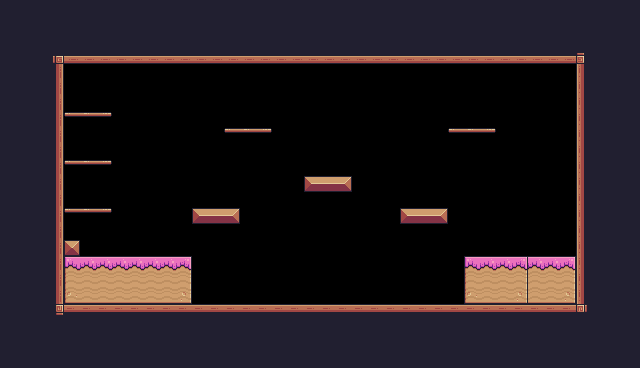

Below is a game level as drawn by its tile map, then a one-line description and the .tmx file that defines it, in full:
An orthogonal 40x23 tile map with 16x16 px tiles, 1 tile layer (Background) and 17 objects (8x Platform, Player).

<map version="1.10" tiledversion="1.11.0" orientation="orthogonal" renderorder="right-down" width="40" height="23" tilewidth="16" tileheight="16" infinite="0" nextlayerid="4" nextobjectid="24">
 <tileset firstgid="1" source="Pixel Adventure.tsx" />
 <layer id="1" name="Background" width="40" height="23">
  <data encoding="csv">
24,24,24,24,24,24,24,24,24,24,24,24,24,24,24,24,24,24,24,24,24,24,24,24,24,24,24,24,24,24,24,24,24,24,24,24,24,24,24,24,
24,24,24,24,24,24,24,24,24,24,24,24,24,24,24,24,24,24,24,24,24,24,24,24,24,24,24,24,24,24,24,24,24,24,24,24,24,24,24,24,
24,112,24,24,24,24,24,24,24,24,24,24,24,24,24,24,24,24,24,24,24,24,24,24,24,24,24,24,24,24,24,24,24,24,24,24,24,24,24,24,
24,112,112,92,134,134,134,134,134,134,134,134,134,134,134,134,134,134,134,134,134,134,134,134,134,134,134,134,134,134,134,134,134,134,134,134,93,24,24,24,
24,112,112,113,0,0,0,0,0,0,0,0,0,0,0,0,0,0,0,0,0,0,0,0,0,0,0,0,0,0,0,0,0,0,0,0,111,112,24,24,
24,112,112,113,0,0,0,0,0,0,0,0,0,0,0,0,0,0,0,0,0,0,0,0,0,0,0,0,0,0,0,0,0,0,0,0,111,112,24,24,
24,112,112,113,0,0,0,0,0,0,0,0,0,0,0,0,0,0,0,0,0,0,0,0,0,0,0,0,0,0,0,0,0,0,0,0,111,112,112,24,
24,112,112,113,40,41,42,0,0,0,0,0,0,0,0,0,0,0,0,0,0,0,0,0,0,0,0,0,0,0,0,0,0,0,0,0,111,112,112,24,
24,112,112,113,0,0,0,0,0,0,0,0,0,0,40,41,42,0,0,0,0,0,0,0,0,0,0,0,40,41,42,0,0,0,0,0,111,112,112,24,
24,112,112,113,0,0,0,0,0,0,0,0,0,0,0,0,0,0,0,0,0,0,0,0,0,0,0,0,0,0,0,0,0,0,0,0,111,112,112,24,
24,112,24,113,40,41,42,0,0,0,0,0,0,0,0,0,0,0,0,0,0,0,0,0,0,0,0,0,0,0,0,0,0,0,0,0,111,112,112,24,
24,112,24,113,0,0,0,0,0,0,0,0,0,0,0,0,0,0,0,13,14,15,0,0,0,0,0,0,0,0,0,0,0,0,0,0,111,112,24,24,
24,24,112,113,0,0,0,0,0,0,0,0,0,0,0,0,0,0,0,0,0,0,0,0,0,0,0,0,0,0,0,0,0,0,0,0,111,112,24,24,
24,24,112,113,40,41,42,0,0,0,0,0,13,14,15,0,0,0,0,0,0,0,0,0,0,13,14,15,0,0,0,0,0,0,0,0,111,112,24,24,
24,24,112,113,0,0,0,0,0,0,0,0,0,0,0,0,0,0,0,0,0,0,0,0,0,0,0,0,0,0,0,0,0,0,0,0,111,112,112,24,
24,24,24,113,35,0,0,0,0,0,0,0,0,0,0,0,0,0,0,0,0,0,0,0,0,0,0,0,0,0,0,0,0,0,0,0,111,112,112,24,
24,24,24,113,183,184,184,184,184,184,184,185,0,0,0,0,0,0,0,0,0,0,0,0,0,0,0,0,0,183,184,184,185,184,184,185,111,112,112,24,
24,24,24,113,205,206,206,206,206,206,206,207,0,0,0,0,0,0,0,0,0,0,0,0,0,0,0,0,0,205,206,206,207,206,206,207,111,112,112,24,
24,24,24,113,227,228,228,228,228,228,228,229,0,0,0,0,0,0,0,0,0,0,0,0,0,0,0,0,0,227,228,228,229,228,228,229,111,112,24,24,
24,24,24,114,90,90,90,90,90,90,90,90,90,90,90,90,90,90,90,90,90,90,90,90,90,90,90,90,90,90,90,90,90,90,90,90,115,24,24,24,
24,24,24,112,24,24,112,112,112,112,24,24,24,24,24,24,24,24,24,24,24,24,24,24,24,24,24,24,24,24,24,24,24,24,24,24,24,24,24,24,
24,24,24,112,24,24,24,24,24,24,24,24,24,24,24,24,24,24,24,24,24,24,24,24,24,24,24,24,24,24,24,24,24,24,24,24,24,24,24,24,
24,24,24,24,24,24,24,24,24,24,24,24,24,24,24,24,24,24,24,24,24,24,24,24,24,24,24,24,24,24,24,24,24,24,24,24,24,24,24,24
</data>
 </layer>
 <objectgroup id="3" name="Collisions">
  <object id="4" x="464" y="256" width="112" height="48" />
  <object id="9" x="64" y="256" width="128" height="48" />
  <object id="10" x="64" y="240" width="16" height="16" />
  <object id="11" x="48" y="64" width="16" height="256" />
  <object id="12" x="48" y="48" width="544" height="16" />
  <object id="13" x="576" y="64" width="16" height="240" />
  <object id="14" x="64" y="304" width="512" height="16" />
  <object id="15" x="576" y="304" width="16" height="16" />
  <object id="16" name="Platform" type="Platform" x="400" y="208" width="48" height="16" />
  <object id="17" name="Platform" type="Platform" x="304" y="176" width="48" height="16" />
  <object id="18" name="Platform" type="Platform" x="192" y="208" width="48" height="16" />
  <object id="19" name="Platform" type="Platform" x="64" y="208" width="48" height="16" />
  <object id="20" name="Platform" type="Platform" x="64" y="160" width="48" height="16" />
  <object id="21" name="Platform" type="Platform" x="64" y="112" width="48" height="16" />
  <object id="22" name="Platform" type="Platform" x="224" y="128" width="48" height="16" />
  <object id="23" name="Platform" type="Platform" x="448" y="128" width="48" height="16" />
 </objectgroup>
 <objectgroup id="2" name="Spawnpoints">
  <object id="3" name="Player" type="Player" x="128" y="224" width="31.872" height="31.9062" />
 </objectgroup>
</map>
